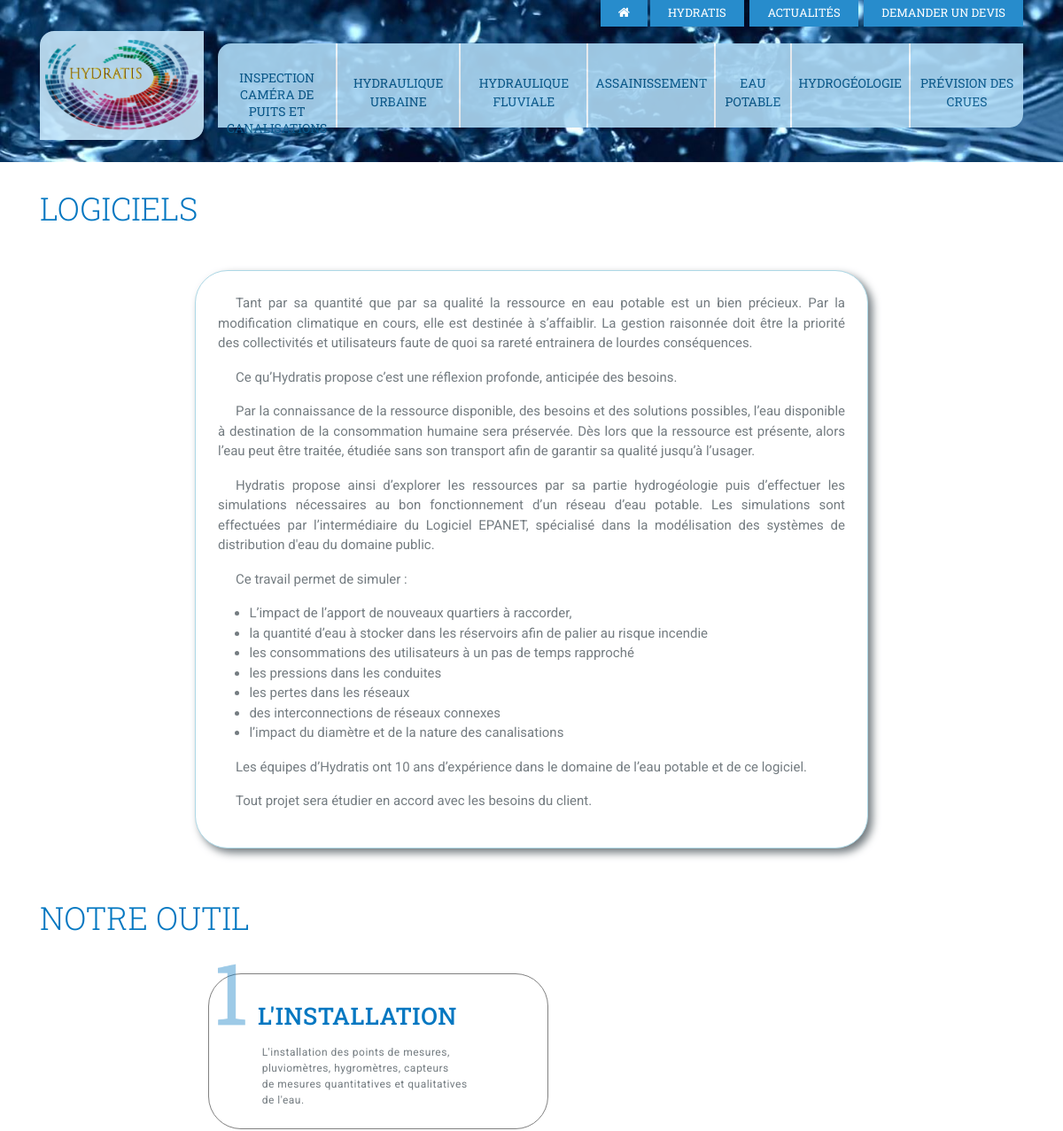
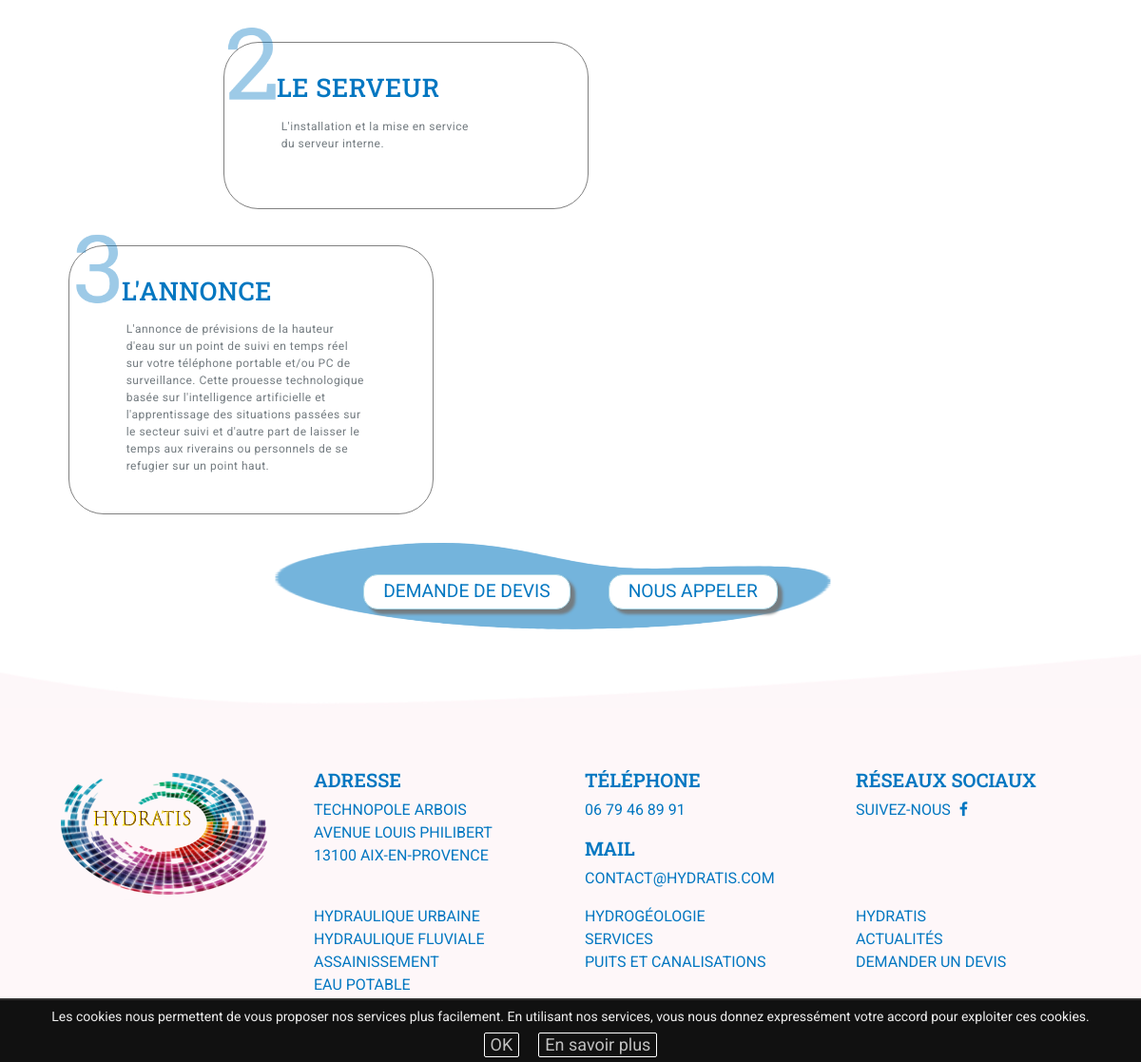
The app's page /logiciels with its own data (2 pictures, top to bottom).
### tables this page shows
CREATE TABLE `Pages` (
  `id` int(11) NOT NULL,
  `meta_title` varchar(255) NOT NULL DEFAULT '',
  `meta_desc` varchar(255) NOT NULL DEFAULT '',
  `langue` char(5) NOT NULL DEFAULT 'fr',
  `menu` tinyint(3) UNSIGNED NOT NULL DEFAULT '0',
  `actif` tinyint(255) NOT NULL DEFAULT '0',
  `titre` varchar(255) NOT NULL DEFAULT '',
  `text_top` text NOT NULL,
  `texte_left` text NOT NULL,
  `texte_right` text NOT NULL,
  `date_maj` datetime DEFAULT NULL,
  `nom_interne` varchar(255) NOT NULL
);

### index.php (called while the page is built, shortened)
<?php
$page = new Page;
$page-> afficherPage();

### mvc/class/Model.php (called while the page is built, shortened)
<?php
class Model
{
    function __construct ()
    {
        $this->pdo = null;
    }
    function getConnexion ()
    {
        if ($this->pdo == null)
        {
            $nomDatabase  = "e_partenaire_hydratis";
            $userDatabase = "root";
            $mdpDatabase  = "";
            $hostDatabase = "hydratis-local.fr";
            $dsn = "mysql:dbname=$nomDatabase;host=$hostDatabase;port=3308;charset=utf8;";
            $this->pdo = new PDO($dsn, $userDatabase, $mdpDatabase);
            $this->pdo->setAttribute(PDO::ATTR_ERRMODE, PDO::ERRMODE_WARNING);
        }
        return $this->pdo;
    }
    function executeSQL ($requeteSQL, $tableauBind=[])
    {
        $pdo = $this->getConnexion();
        $statement = $pdo->prepare($requeteSQL);
        $statement->execute();
        return $statement;
    }
function getInfoPage($page='accueil'){
    $requeteSQL =
<<<CODESQL
SELECT * FROM `Pages`
WHERE `nom_interne` = '$page'
CODESQL;
    $statement = $this->executeSQL($requeteSQL);
    return($statement->fetch(PDO::FETCH_ASSOC));
}
}

### mvc/view/cont-logiciels.php (the view)
<?php
$logiciel = $model->getInfoPage('logiciels');
?>
<section>
<div class="container ul_unset">
    <div class="row">
        <h1 class="col-12 col-lg-8"><?php echo $logiciel['titre']?></h1>
    </div>
    <div class="row">
        <div class="col-12 col-lg-8 offset-lg-2 custom-text">
            <div><?php echo $logiciel['texte_left']?></div>
        </div>
    </div>
    <div class="row">
        <div class="col-12 col-lg-9">
          <h2>Notre Outil</h2>
        </div>
    </div>
    <div class="row scrollpoint sp-effect1">
      <div class="bloc_outil col-12 col-lg-4 offset-lg-2">
        <div class="bloc_outil1 border_radius">
          <img src="media/img/notre-outil_number1.png">
          <h3>L'installation</h3>
          <p>L'installation des points de mesures,<br>
             pluviomètres, hygromètres, capteurs<br>
             de mesures quantitatives et qualitatives<br>
             de l'eau.</p>
        </div>
        <div class="bloc_outil3 border_radius">
          <img src="media/img/notre-outil_number2.png">
          <h3>Le serveur</h3>
          <p>L'installation et la mise en service<br>
             du serveur interne.</p>
        </div>
      </div>
      <div class="bloc_outil col-12 col-lg-6">
        <div class="bloc_outil2 border_radius">
          <img src="media/img/notre-outil_number3.png">
          <h3>L'annonce</h3>
          <p>L'annonce de prévisions de la hauteur<br>
             d'eau sur un point de suivi en temps réel<br>
             sur votre téléphone portable et/ou PC de<br>
             surveillance. Cette prouesse technologique<br>
             basée sur l'intelligence artificielle et<br>
             l'apprentissage des situations passées sur<br>
             le secteur suivi et d'autre part de laisser le<br>
             temps aux riverains ou personnels de se<br>
             refugier sur un point haut.</p>
        </div>
      </div>
    </div>
</div>
</section>
<div class="container scrollpoint sp-effect2">
  <div class="row d-flex justify-content-center mt-3 bg-fond_cta">
      <div class="cta cta_margin">
        <a href="/devis"<?=$currentPage == 'devis' ? ' class="actif"':''?>>Demande de devis</a>
      </div>
      <div class="cta cta_margin">
        <a href="Tel:0442556784">Nous appeler</a>
      </div>
  </div>
</div>

### media/css/main.css (style rules this page uses)
body { width: 100%; height: 100%; font-family: 'Roboto', sans-serif; color: #747c81; font-size: 15px; background-color: #fff; }
html { width: 100%; height: 100%; }
.cta { display: inline-block; font-size: 1.2rem; padding: 3px 20px; border:1px lightblue solid; border-radius:15px; background-color: white; box-shadow:5px 5px 3px; }
.cta_margin { margin: 47px 20px 47px 20px; }
.bg-fond_cta { background: url("../img/fond_cta.png") no-repeat top center; background-size: 61% 90%; }
.cta a { color:#0377c1; text-transform: uppercase; text-decoration: none; }
h1 { font-family: 'Roboto Slab', serif; font-weight: 300; font-size: 36px; color: #0377c1; margin: 2rem 0 3rem 0; text-transform: uppercase; }
h2 { font-family: 'Roboto Slab', serif; font-weight: 300; font-size: 36px; color: #0377c1; margin-bottom: 5%; text-transform: uppercase; }
h3 { font-family: 'Roboto Slab', serif; color: #0377c1; font-size: 18px; font-weight: 600; text-transform: uppercase; margin: 0; }
ul { list-style: none; padding: 0; }
.ul_unset ul { list-style: initial; margin-left:5%; }
p { text-align: justify; }
nav + * { margin-top:182px; }
.custom-text { border:1px lightblue solid; padding:25px; margin-bottom: 5%; border-radius:37px; box-shadow:5px 5px 10px; background-color: white; }
.custom-text p { text-indent: 20px; }
.bloc_outil { display:flex; flex-wrap:wrap; max-width:850px; }
.bloc_outil h3 { padding-top:31px; padding-left:55px; padding-right:25px; padding-bottom:0px; font-size:1.8em; font-weight:500; margin-bottom:5px; letter-spacing:0.5px;" }
.border_radius { border-radius:37px; border:1px grey solid; position:relative; }
.bloc_outil1 { width:384px; height:176px; margin-bottom:12%; }
.bloc_outil1 img { position:absolute; width:25%; top:-32px; left:-22px;" }
.bloc_outil1 p, .bloc_outil2 p, .bloc_outil3 p { font-size:0.8em; padding:10px; margin-left:13%; letter-spacing:0.5px; }
.bloc_outil2 { margin-left:5%; margin-top:7%; width:384px; height:283px; }
.bloc_outil2 img { position:absolute; width:38%; top:-39px; left:-43px; }
.bloc_outil3 { width:384px; height:176px; top:100; left:300; }
.bloc_outil3 img { position:absolute; width:25%; top:-32px; left:-16px;" }

### records on screen
pages: titre "LOGICIELS", texte_left "Tant par sa quantité que par sa qualité la ressource en eau potable est un bien précieux. Par la modification climatique en cours, elle est destinée à s’affaiblir. La gestion raisonnée doit être la priorité des collectivités et utilisateurs faute de quoi sa rareté entrainera de lourdes conséquences. Ce qu’Hydratis propose c’est une réflexion profonde, anticipée des besoins. Par la connaissance de la ressource disponible, des besoins et des solutions possibles, l’eau disponible à destination de la consommation humaine sera préservée. Dès lors que la ressource est présente, alors l’eau peut être traitée, étudiée sans son transport afin de garantir sa qualité jusqu’à l’usager. Hydratis propose…"
